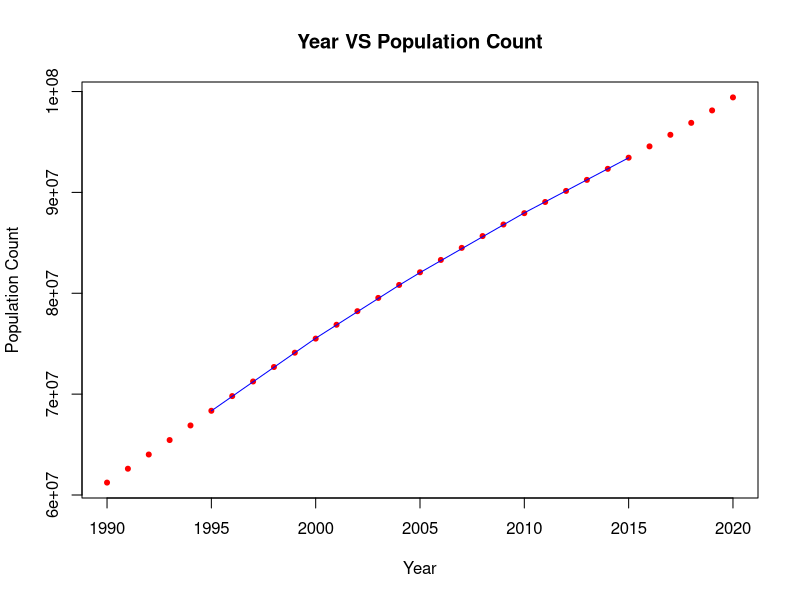

Generate this figure with R:
Lagrange <- function(x,y) { 
  #sort the data with respect to x coordinate
  o = order(x)
  x = x[o]
  y = y[o]    #dapat yung y ay ka-match pa rin yung x niya
  
  datapoints = length(x)
  polynomial = ""
  for(i in 1:(datapoints)) {
      for(j in 1:(datapoints)) {
          if(i != j) {
              polynomial = paste(polynomial, "(( x - ", x[j], " ) / ( ", x[i], " - ", x[j], " ))", sep="")
              if(j != (datapoints)) {
                  polynomial = paste(polynomial, " * ", sep = "")
              }
          }
          if(j == (datapoints)) {
              if(y[i] == 0) {
                  polynomial = paste(polynomial, " * 0 ", sep="")
              }
              else{ 
                  if(i == (datapoints)) {
                    polynomial = paste(polynomial, y[i], sep = "")
                  }
                  else {
                    polynomial = paste(polynomial, " * ", y[i], sep = "")
                  }
              }
          }
     
      }
      if(i != (datapoints)) {
          polynomial = paste(polynomial, " + ", sep="")
      }
  }
  f = "f <- function(x) "
  
  f = paste(f, polynomial, sep ="")
  print(paste("function is: ",f, sep =""))
  s = eval(parse(text = f))

  return(list(f = s))  
}

getColNames <- function(colLength) {
  colnames <- c("i", "x", "|x-xi|")
  
  for (i in 4:colLength) {
    colname = paste("P[i,",(i-4), "]", sep="")
    colnames <- c(colnames, colname)  
  }
  return(colnames)
}
getRowNames <- function(rowLength) {
  rownames <- c()
  for (i in 1:rowLength) {
    rownames <- c(rownames, i)      
  }
  return(rownames)
}


Neville <- function(x, y, x_val){
 
  neville_matrix = matrix(data=NA, nrow=length(x), ncol=length(x) + 3,  dimnames=list(getRowNames(length(x)), getColNames(length(x) + 3)))
  
  #get |x-xi|
  x_distance <- c()
  for(i in 1:length(x)) {
    x_distance <- c(x_distance,abs(x_val-x[i]))
  }
  
  #sort the data with respect to | x-xi |
  o = order(x_distance)
  x_distance = x_distance[o]
  x = x[o]
  y = y[o]
  
  #insert i values to first column of matrix
  for(i in 1:nrow(neville_matrix)) {
    neville_matrix[i,1] = i
  }
  #insert x values to first column of matrix
  neville_matrix[,2] = x
  #insert y values to second column of matrix
  neville_matrix[,4] = y
  #insert |x-xi| to third column of matrix
  neville_matrix[,3] = x_distance
  
  count = nrow(neville_matrix)
  
  for(k in 5:ncol(neville_matrix)) {
    for(i in 1:(count-1)) {
      neville_matrix[i,k] = ( ((x_val-neville_matrix[i,2]) * neville_matrix[i+1,k-1]) + ( (neville_matrix[i+(k-4), 2] - x_val) * neville_matrix[i,k-1] ) ) / (neville_matrix[i+(k-4), 2] - neville_matrix[i,2])
    }
    count = count-1
  }

  result = neville_matrix[1,ncol(neville_matrix)] #result can be seen at last column of first row
  return(list(mat = neville_matrix, value = result)) 
}

#x <- c(1,3,4,5)
#y <- c(0,1.0986,1.3863,1.6094)
#x <- c(1,3.5,4.25,5)
#y <- c(0,1.2528,1.4469,1.6094)
x <- c(1995, 2000, 2004, 2005, 2010, 2015)
y <- c(68349452, 75505061, 80824322, 82079348, 87940171, 93440274)
x_val = 2004

print(" --------------------------- Lagrange ------------------------- ")
lagrange = Lagrange(x,y)
print(lagrange$f(2004))

print(" --------------------------- Neville ------------------------- ")
neville_result = Neville(x,y,x_val)
print(neville_result$mat)
print(neville_result$value)

plot(1990:2020, lagrange$f(1990:2020), pch=20, col = "red", main = "Year VS Population Count", xlab = "Year", ylab="Population Count")

lagrangeModel = lm(y~poly(x,5,raw=TRUE))
lines(x, predict(lagrangeModel), col="blue")
